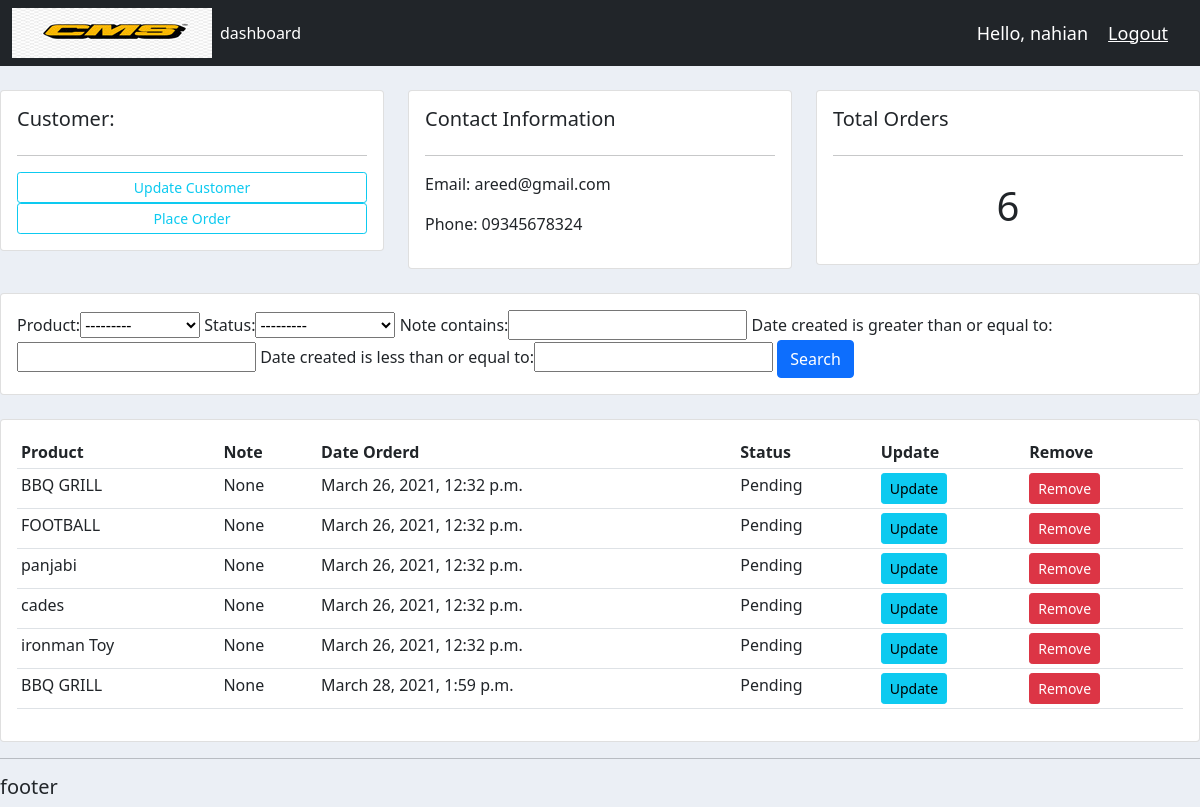
Screenshot of /customers/4/ (signed in) with the database file from the repository.
### accounts/models.py (models this page shows, shortened)
class customer(models.Model):
	user = models.OneToOneField(User, null=True,blank=True, on_delete=models.CASCADE)
	name = models.CharField(max_length=200, null=True)
	Phone = models.CharField(max_length=200, null=True)
	email = models.CharField(max_length=200, null=True)
	profile_pic = models.ImageField(default="profile1.png",null=True, blank=True)
	date_created = models.DateTimeField(auto_now_add=True, null=True)

class order(models.Model):
	STATUS = (
		('Pending' , 'Pending'),
		('Out for delivery' , 'Out for delivery'),
		)
	customer = models.ForeignKey(customer, null=True, on_delete= models.SET_NULL)
	product = models.ForeignKey(product, null=True, on_delete= models.SET_NULL)
	date_created = models.DateTimeField(auto_now_add=True, null=True)
	status = models.CharField(max_length=200, null=True, choices=STATUS)
	note = models.CharField(max_length=1000, null=True)

class product(models.Model):
	CATEGORY =(
		('Indoor' , 'Indoor'),
		('Out Door' , 'Out Door'),
		)
	name = models.CharField(max_length=200, null=True)
	price = models.FloatField(null=True)
	category = models.CharField(max_length=200, null=True, choices=CATEGORY)
	description = models.CharField(max_length=200, null=True)
	date_created = models.DateTimeField(auto_now_add=True, null=True)
	tag = models.ManyToManyField(tag)
	def __str__(self):
		return self.name

### accounts/decorators.py (the view)
		def wrapper_func(request, *args, **kwargs):
			group = None
			if request.user.groups.exists():
				group = request.user.groups.all()[0].name
			if group in allowed_roles:
				return view_func(request, *args, **kwargs)
			else:
				return HttpResponse('You are not authorized to view this page')

### accounts/views.py (called while the page is built)
@login_required(login_url='login')
@allowed_users(allowed_roles=['admin'])
def customers(request, pk_test):
	customers = customer.objects.get(id=pk_test)
	orders = customers.order_set.all()
	order_count = orders.count()
	myFilter = OrderFilter(request.GET, queryset=orders)
	orders = myFilter.qs
	context = {'customer' : customers , 'orders' : orders, 'order_count' : order_count, 'myFilter' : myFilter}
	return render(request, 'accounts/customers.html', context)

### accounts/templates/accounts/customers.html
{% extends 'accounts/main.html'%}
{% block content %}
	<br>
<div class="row">
	<div class="col-md">
		<div class="card card-body">
			<h5>Customer:</h5>
			<hr>
			<a class="btn btn-outline-info  btn-sm btn-block" href="">Update Customer</a>
			<a class="btn btn-outline-info  btn-sm btn-block" href="{% url 'create_order' customer.id %}">Place Order</a>
		</div>
	</div>
	<div class="col-md">
		<div class="card card-body">
			<h5>Contact Information</h5>
			<hr>
			<p>Email: {{customer.email}}</p>
			<p>Phone: {{customer.Phone}}</p>
		</div>
	</div>
	<div class="col-md">
		<div class="card card-body">
			<h5>Total Orders</h5>
			<hr>
			<h1 style="text-align: center;padding: 10px">{{order_count}}</h1>
		</div>
	</div>
</div>
<br>
<div class="row">
	<div class="col">
		<div class="card card-body">
			<form method="get">
				{{myFilter.form}}
		    <button class="btn btn-primary" type="submit">Search</button>
		  </form>
		</div>
	</div>
</div>
<br>
<div class="row">
	<div class="col-md">
		<div class="card card-body">
			<table class="table table-sm">
				<tr>
					<th>Product</th>
					<th>Note</th>
					<th>Date Orderd</th>
					<th>Status</th>
					<th>Update</th>
					<th>Remove</th>
				</tr>
				{% for order in orders %}
					<tr>
						<td>{{order.product}}</td>
						<td>{{order.note}}</td>
						<td>{{order.date_created}}</td>
						<td>{{order.status}}</td>
						<td><a class="btn btn-sm btn-info" href="{% url 'update_order' order.id %}">Update</a></td>
						<td><a class="btn btn-sm btn-danger" href="{% url 'delete_order' order.id %}">Remove</a></td>
					</tr>
				{% endfor %}
			</table>
		</div>
	</div>
</div>
{% endblock %}

### accounts/templates/accounts/navbar.html (shortened to what this page needs)
{% load static %}
<nav class="navbar navbar-expand-lg navbar-dark bg-dark">
  <div class="container-fluid">
    <img src="{% static 'images/cms2.jpg'%}">
    <div class="collapse navbar-collapse" id="navbarNav">
      <ul class="navbar-nav">
        {% if request.user.is_staff %}
        <li class="nav-item">
          <a class="nav-link active" aria-current="page" href="{% url 'home' %}">dashboard</a>
        </li>
        {% endif %}
      </ul>
    </div>
    <span class="hello-msg">Hello, {{request.user}}</span>
  <span ><a  class="hello-msg" href="{% url 'logout' %}">Logout</a></span>
  </div>
</nav>

### static/css/main.css (style rules this page uses)
body { background-color: #ebeff5; }

### accounts/templates/accounts/navbar.html (style rules this page uses)
.hello-msg { font-size: 18px; color: #fff; margin-right: 20px; }

### rows the page displays
customer: email "areed@gmail.com", Phone "09345678324"
order: product "BBQ GRILL", note "None", date_created "March 26, 2021, 12:32 p.m.", status "Pending"
order: product "FOOTBALL", note "None", date_created "March 26, 2021, 12:32 p.m.", status "Pending"
order: product "panjabi", note "None", date_created "March 26, 2021, 12:32 p.m.", status "Pending"
order: product "cades", note "None", date_created "March 26, 2021, 12:32 p.m.", status "Pending"
order: product "ironman Toy", note "None", date_created "March 26, 2021, 12:32 p.m.", status "Pending"
order: product "BBQ GRILL", note "None", date_created "March 28, 2021, 1:59 p.m.", status "Pending"

### other values shown
{{ request.user }} "nahian"
{{ order_count }} "6"
